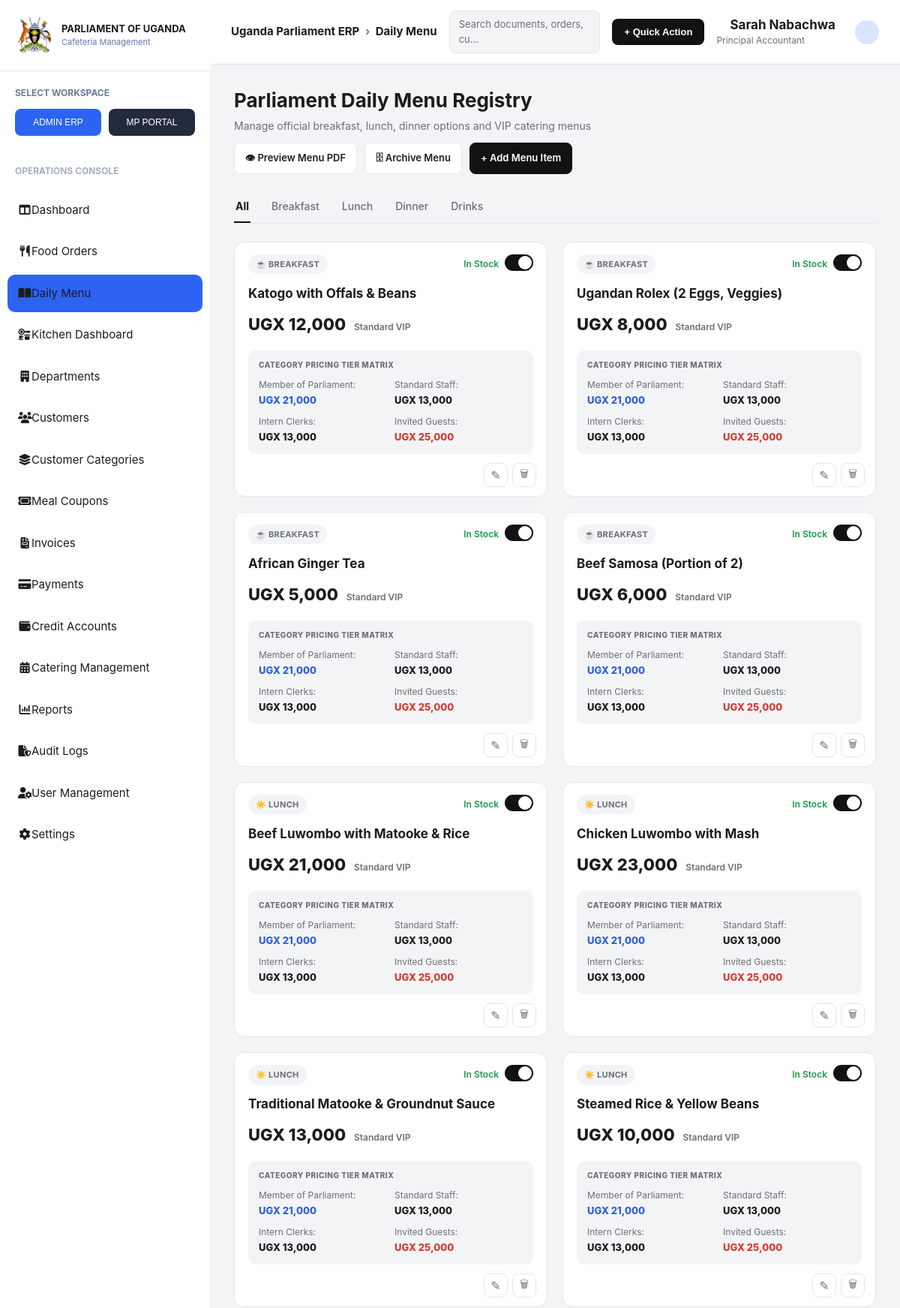
The page /daily_menu.php (upper part) on the database its author committed.
### tables this page shows
CREATE TABLE IF NOT EXISTS food_items (
    item_id     INT AUTO_INCREMENT PRIMARY KEY,
    menu_id     INT NOT NULL,
    name        VARCHAR(150) NOT NULL,
    meal_type   ENUM('breakfast','lunch','dinner','drinks') NOT NULL,   
    base_price  DECIMAL(10,2) NOT NULL,                                 
    in_stock    TINYINT(1) NOT NULL DEFAULT 1,                          
    CONSTRAINT fk_fooditems_menu FOREIGN KEY (menu_id)
        REFERENCES daily_menus(menu_id) ON DELETE CASCADE
);

CREATE TABLE IF NOT EXISTS item_category_prices (
    price_id     INT AUTO_INCREMENT PRIMARY KEY,
    item_id      INT NOT NULL,
    category_id  INT NOT NULL,
    price        DECIMAL(10,2) NOT NULL,
    CONSTRAINT fk_icp_item FOREIGN KEY (item_id) REFERENCES food_items(item_id) ON DELETE CASCADE,
    CONSTRAINT fk_icp_category FOREIGN KEY (category_id) REFERENCES customer_categories(category_id) ON DELETE CASCADE,
    UNIQUE KEY uniq_item_category (item_id, category_id)
);

CREATE TABLE IF NOT EXISTS customer_categories (
    category_id     INT AUTO_INCREMENT PRIMARY KEY,
    name            VARCHAR(100) NOT NULL,       
    standard_price  DECIMAL(10,2) NOT NULL DEFAULT 0
);

### app/controllers/DailyMenuController.php (called while the page is built, shortened)
<?php
class DailyMenuController
{
    private \PDO $pdo;
    public function __construct(\PDO $pdo)
    {
        $this->pdo = $pdo;
    }
    public function getMenuData(string $menuDate, string $activeTab): array
    {
        $items = [];
        $pricesByItem = [];
        $menu = null;
        $error = null;
        try {
            $menuStmt = $this->pdo->prepare('SELECT menu_id, menu_date FROM daily_menus WHERE menu_date = ?');
            $menuStmt->execute([$menuDate]);
            $menu = $menuStmt->fetch(\PDO::FETCH_ASSOC);
            if ($menu) {
                $sql = 'SELECT item_id, name, meal_type, base_price, in_stock
                        FROM food_items
                        WHERE menu_id = :menu_id';
                $params = ['menu_id' => $menu['menu_id']];
                $sql .= ' ORDER BY FIELD(meal_type, "breakfast","lunch","dinner","drinks"), item_id';
                $stmt = $this->pdo->prepare($sql);
                $stmt->execute($params);
                $items = $stmt->fetchAll(\PDO::FETCH_ASSOC);
                if ($items) {
                    $itemIds = array_column($items, 'item_id');
                    $in = implode(',', array_fill(0, count($itemIds), '?'));
                    $priceSql =
                        "SELECT icp.item_id, cc.category_id, cc.name AS category_name, icp.price
                         FROM item_category_prices icp
                         JOIN customer_categories cc ON cc.category_id = icp.category_id
                         WHERE icp.item_id IN ($in)
                         ORDER BY cc.category_id";
                    $priceStmt = $this->pdo->prepare($priceSql);
                    $priceStmt->execute($itemIds);
                    foreach ($priceStmt->fetchAll(\PDO::FETCH_ASSOC) as $row) {
                        $pricesByItem[$row['item_id']][] = $row;
                    }
                }
            }
        } catch (\PDOException $e) {
            $error = $e->getMessage();
            $menu = null;
            $items = [];
            $pricesByItem = [];
        }
        return [$menu, $items, $pricesByItem, $error];
    }
}

### public/daily_menu.php (the view, shortened to what this page needs)
<?php
$current = basename($_SERVER['PHP_SELF']);
require_once __DIR__ . '/../config/database.php';
require_once __DIR__ . '/../app/controllers/DailyMenuController.php';
try {
    $pdo = new PDO("mysql:host=$host;dbname=$db;charset=utf8mb4", $user, $pass, [
        PDO::ATTR_ERRMODE => PDO::ERRMODE_EXCEPTION,
        PDO::ATTR_DEFAULT_FETCH_MODE => PDO::FETCH_ASSOC,
    ]);
} catch (Exception $e) {
    die('Database Connection Failed.');
}
function h($s): string
{
    return htmlspecialchars((string)$s, ENT_QUOTES | ENT_SUBSTITUTE, 'UTF-8');
}
function money(float $v): string
{
    return number_format($v, 0, '.', ',');
}
$controller = new DailyMenuController($pdo);
$controller->handlePost();
$validTabs = ['all', 'breakfast', 'lunch', 'dinner', 'drinks'];
$activeTab = strtolower($_GET['meal_type'] ?? 'all');
$menuDate = $_GET['menu_date'] ?? date('Y-m-d');
[$menu, $items, $pricesByItem, $dbError] = $controller->getMenuData($menuDate, $activeTab);
$mealMeta = [
    'breakfast' => ['label' => 'BREAKFAST', 'icon' => '☕'],
    'lunch'     => ['label' => 'LUNCH',     'icon' => '☀️'],
    'dinner'    => ['label' => 'DINNER',    'icon' => '🍲'],
    'drinks'    => ['label' => 'DRINKS',    'icon' => '🥤'],
];
function tier_color(string $categoryName): string
{
    $name = strtolower($categoryName);
    if (str_contains($name, 'parliament')) {
        return 'tier-blue';
    }
    if (str_contains($name, 'guest')) {
        return 'tier-red';
    }
    return 'tier-default';
}
?>
<!DOCTYPE html>
<html lang="en">
<head>
    <link rel="stylesheet" href="css/dash.css">
    <link rel="stylesheet" href="https://cdnjs.cloudflare.com/ajax/libs/font-awesome/6.7.2/css/all.min.css">
</head>
<body>
    <div class="dashboard">
        <?php include __DIR__ . '/partials/sidebar.php'; ?>
        <div class="main">
            <div class="topbar">
                <div class="brand">Uganda Parliament ERP <span>›</span> Daily Menu</div>
                <div class="search">Search documents, orders, cu...</div>
                <button class="quick-action">+ Quick Action</button>
                <div class="user">
                    <div>
                        <span class="name">Sarah Nabachwa</span>
                        <span class="role">Principal Accountant</span>
                    </div>
                    <div class="avatar"></div>
                </div>
            </div>
            <div class="page">
                <div class="page-head">
                    <div>
                        <h1>Parliament Daily Menu Registry</h1>
                        <p>Manage official breakfast, lunch, dinner options and VIP catering menus</p>
                    </div>
                    <div class="head-actions">
                        <a class="btn" href="preview_menu_pdf.php?menu_date=<?= h($menuDate) ?>">👁 Preview Menu PDF</a>
                        <a class="btn" href="archive_menu.php">🗄 Archive Menu</a>
                        <a class="btn dark" href="edit_item.php?menu_date=<?= h($menuDate) ?>">+ Add Menu Item</a>
                    </div>
                </div>
                <div class="tabs">
                    <?php foreach ($validTabs as $tab): ?>
                        <a href="?meal_type=<?= h($tab) ?>&menu_date=<?= h($menuDate) ?>"
                            class="<?= $tab === $activeTab ? 'active' : '' ?>">
                            <?= $tab === 'all' ? 'All' : ucfirst($tab) ?>
                        </a>
                    <?php endforeach; ?>
                </div>
                <div class="grid">
                    <?php if (!empty($dbError)): ?>
                        <div class="empty">Database error: <?= $dbError ?>. Import <a href="../database/parliament_cafeteria.sql">database/parliament_cafeteria.sql</a> and try again.</div>
                    <?php elseif (!$menu): ?>
                        <div class="empty">No menu has been set up for <?= h($menuDate) ?> yet.</div>
                    <?php elseif (!$items): ?>
                        <div class="empty">No items in this category yet. Use "Add Menu Item" to create one.</div>
                    <?php else: ?>
                        <?php foreach ($items as $item): ?>
                            <?php $meta = $mealMeta[$item['meal_type']]; ?>
                            <div class="card">
                                <div class="card-top">
                                    <span class="badge"><?= $meta['icon'] ?> <?= h($meta['label']) ?></span>
                                    <div class="stock">
                                        In Stock
                                        <form class="inline" method="post">
                                            <button type="submit"
                                                class="toggle <?= $item['in_stock'] ? 'on' : '' ?>"
                                                aria-label="Toggle stock status"></button>
                                        </form>
                                    </div>
                                </div>
                                <div class="name"><?= h($item['name']) ?></div>
                                <div class="price">
                                    UGX <?= money((float) $item['base_price']) ?>
                                    <small>Standard VIP</small>
                                </div>
                                <?php if (!empty($pricesByItem[$item['item_id']])): ?>
                                    <div class="matrix">
                                        <div class="matrix-title">CATEGORY PRICING TIER MATRIX</div>
                                        <div class="matrix-grid">
                                            <?php foreach ($pricesByItem[$item['item_id']] as $tier): ?>
                                                <div class="<?= tier_color($tier['category_name']) ?>">
                                                    <div class="cat"><?= h($tier['category_name']) ?>:</div>
                                                    <div class="amt">UGX <?= money((float) $tier['price']) ?></div>
                                                </div>
                                            <?php endforeach; ?>
                                        </div>
                                    </div>
                                <?php endif; ?>
                                <div class="card-actions">
                                    <a class="icon-btn" href="edit_item.php?id=<?= (int) $item['item_id'] ?>" title="Edit">✎</a>
                                    <form class="inline" method="post"
                                        onsubmit="return confirm('Delete this menu item?');">
                                        <button type="submit" class="icon-btn" title="Delete">🗑</button>
                                    </form>
                                </div>
                            </div>
                        <?php endforeach; ?>
                    <?php endif; ?>
                </div>
            </div>
        </div>
    </div>
</body>
</html>

### public/partials/sidebar.php (shortened to what this page needs)
<?php
$current = $current ?? basename($_SERVER['PHP_SELF']);
?>
<aside class="sidebar">
    <div class="logo">
        <img src="assets/coat.jpeg" alt="Coat of Arms">
        <div>
            <h3>PARLIAMENT OF UGANDA</h3>
            <p>Cafeteria Management</p>
        </div>
    </div>
    <div class="workspace">
        <h5>SELECT WORKSPACE</h5>
        <div class="workspace-buttons">
            <button class="active">ADMIN ERP</button>
            <button>MP PORTAL</button>
        </div>
    </div>
    <div class="menu-title">OPERATIONS CONSOLE</div>
    <ul class="menu">
        <li class="<?= $current === 'dashboard.php' ? 'active' : '' ?>">
            <a href="dashboard.php"><i class="fa-solid fa-table-columns"></i>Dashboard</a>
        </li>
        <li class="<?= $current === 'food_orders.php' ? 'active' : '' ?>">
            <a href="food_orders.php"><i class="fa-solid fa-utensils"></i>Food Orders</a>
        </li>
        <li class="<?= $current === 'daily_menu.php' ? 'active' : '' ?>">
            <a href="daily_menu.php"><i class="fa-solid fa-book-open"></i>Daily Menu</a>
        </li>
        <li class="<?= $current === 'kitchen_dashboard.php' ? 'active' : '' ?>">
            <a href="kitchen_dashboard.php"><i class="fa-solid fa-kitchen-set"></i>Kitchen Dashboard</a>
        </li>
        <li class="<?= $current === 'departments.php' ? 'active' : '' ?>">
            <a href="departments.php"><i class="fa-solid fa-building"></i>Departments</a>
        </li>
        <li class="<?= $current === 'customers.php' ? 'active' : '' ?>">
            <a href="customers.php"><i class="fa-solid fa-users"></i>Customers</a>
        </li>
        <li class="<?= $current === 'customer_categories.php' ? 'active' : '' ?>">
            <a href="customer_categories.php"><i class="fa-solid fa-layer-group"></i>Customer Categories</a>
        </li>
        <li class="<?= $current === 'meal_coupons.php' ? 'active' : '' ?>">
            <a href="meal_coupons.php"><i class="fa-solid fa-ticket"></i>Meal Coupons</a>
        </li>
        <li class="<?= $current === 'invoices.php' ? 'active' : '' ?>">
            <a href="invoices.php"><i class="fa-solid fa-file-invoice"></i>Invoices</a>
        </li>
        <li class="<?= $current === 'payments.php' ? 'active' : '' ?>">
            <a href="payments.php"><i class="fa-solid fa-credit-card"></i>Payments</a>
        </li>
        <li class="<?= $current === 'credit_accounts.php' ? 'active' : '' ?>">
            <a href="credit_accounts.php"><i class="fa-solid fa-wallet"></i>Credit Accounts</a>
        </li>
        <li class="<?= $current === 'catering_management.php' ? 'active' : '' ?>">
            <a href="catering_management.php"><i class="fa-solid fa-calendar-days"></i>Catering Management</a>
        </li>
        <li class="<?= $current === 'reports.php' ? 'active' : '' ?>">
            <a href="reports.php"><i class="fa-solid fa-chart-column"></i>Reports</a>
        </li>
        <li class="<?= $current === 'audit_logs.php' ? 'active' : '' ?>">
            <a href="audit_logs.php"><i class="fa-solid fa-file-shield"></i>Audit Logs</a>
        </li>
        <li class="<?= $current === 'user_management.php' ? 'active' : '' ?>">
            <a href="user_management.php"><i class="fa-solid fa-user-gear"></i>User Management</a>
        </li>
        <li class="<?= $current === 'settings.php' ? 'active' : '' ?>">
            <a href="settings.php"><i class="fa-solid fa-gear"></i>Settings</a>
        </li>
    </ul>
</aside>

### public/css/dash.css (style rules this page uses)
* { margin: 0; padding: 0; box-sizing: border-box; }
:root { --primary: #2d63f3; --dark: #181f2e; --dark2: #222b3d; --light: #f5f7fb; --white: #ffffff; --border: #e3e8f0; --text: #39475a; --shadow: 0 8px 25px rgba(0, 0, 0, 0.08); }
body { font-family: "Inter", sans-serif; font-size: 16px; line-height: 1.5; background: var(--light); overflow: auto; }
.dashboard { display: grid; grid-template-columns: 280px 1fr; height: 100vh; }
.sidebar { background: var(--white); color: var(--text); width: 280px; display: flex; flex-direction: column; justify-content: space-between; }
.logo { display: flex; align-items: center; gap: 12px; padding: 22px; border-bottom: 1px solid rgba(0, 0, 0, 0.08); }
.logo img { width: 48px; }
.logo h3 { font-size: 13px; font-weight: 700; }
.logo p { font-size: 11px; color: #5f78b0; }
.workspace { padding: 20px; }
.workspace h5 { color: #6b7a99; font-size: 12px; margin-bottom: 12px; }
.workspace-buttons { display: flex; gap: 10px; }
.workspace-buttons button { flex: 1; border: none; padding: 11px; border-radius: 8px; cursor: pointer; font-size: 12px; background: var(--dark2); color: white; }
.workspace-buttons button.active { background: var(--primary); }
.menu-title { padding: 18px 20px; color: #9ca7ba; font-size: 12px; font-weight: 600; }
.menu { list-style: none; padding: 0 10px; flex: 1; overflow-y: auto; }
.menu li { display: flex; align-items: center; gap: 15px; padding: 14px; border-radius: 10px; margin-bottom: 5px; cursor: pointer; transition: 0.3s; font-size: 15px; }
.menu li.active { background: var(--primary); }
.menu li a { color: inherit; text-decoration: none; }
.menu li i { width: 18px; text-align: center; }
.main { display: flex; flex-direction: column; }
.avatar { width: 45px; height: 45px; border-radius: 50%; background: var(--primary); color: white; display: flex; justify-content: center; align-items: center; font-weight: bold; font-size: 18px; }

### rows shown on the page
food_items: meal_type "☕", meal_type "BREAKFAST", in_stock 1 (drawn), name "Katogo with Offals & Beans", base_price "12,000"
item_category_prices: category.name "Member of Parliament", price "21,000"
item_category_prices: category.name "Standard Staff", price "13,000"
item_category_prices: category.name "Intern Clerks", price "13,000"
item_category_prices: category.name "Invited Guests", price "25,000"
food_items: meal_type "☕", meal_type "BREAKFAST", in_stock 1 (drawn), name "Ugandan Rolex (2 Eggs, Veggies)", base_price "8,000"
item_category_prices: category.name "Member of Parliament", price "21,000"
item_category_prices: category.name "Standard Staff", price "13,000"
item_category_prices: category.name "Intern Clerks", price "13,000"
item_category_prices: category.name "Invited Guests", price "25,000"
food_items: meal_type "☕", meal_type "BREAKFAST", in_stock 1 (drawn), name "African Ginger Tea", base_price "5,000"
item_category_prices: category.name "Member of Parliament", price "21,000"
item_category_prices: category.name "Standard Staff", price "13,000"
item_category_prices: category.name "Intern Clerks", price "13,000"
item_category_prices: category.name "Invited Guests", price "25,000"
food_items: meal_type "☕", meal_type "BREAKFAST", in_stock 1 (drawn), name "Beef Samosa (Portion of 2)", base_price "6,000"
item_category_prices: category.name "Member of Parliament", price "21,000"
item_category_prices: category.name "Standard Staff", price "13,000"
item_category_prices: category.name "Intern Clerks", price "13,000"
item_category_prices: category.name "Invited Guests", price "25,000"
food_items: meal_type "☀️", meal_type "LUNCH", in_stock 1 (drawn), name "Beef Luwombo with Matooke & Rice", base_price "21,000"
item_category_prices: category.name "Member of Parliament", price "21,000"
item_category_prices: category.name "Standard Staff", price "13,000"
item_category_prices: category.name "Intern Clerks", price "13,000"
item_category_prices: category.name "Invited Guests", price "25,000"
food_items: meal_type "☀️", meal_type "LUNCH", in_stock 1 (drawn), name "Chicken Luwombo with Mash", base_price "23,000"
item_category_prices: category.name "Member of Parliament", price "21,000"
item_category_prices: category.name "Standard Staff", price "13,000"
item_category_prices: category.name "Intern Clerks", price "13,000"
item_category_prices: category.name "Invited Guests", price "25,000"
food_items: meal_type "☀️", meal_type "LUNCH", in_stock 1 (drawn), name "Traditional Matooke & Groundnut Sauce", base_price "13,000"
item_category_prices: category.name "Member of Parliament", price "21,000"
item_category_prices: category.name "Standard Staff", price "13,000"
item_category_prices: category.name "Intern Clerks", price "13,000"
item_category_prices: category.name "Invited Guests", price "25,000"
food_items: meal_type "☀️", meal_type "LUNCH", in_stock 1 (drawn), name "Steamed Rice & Yellow Beans", base_price "10,000"
item_category_prices: category.name "Member of Parliament", price "21,000"
item_category_prices: category.name "Standard Staff", price "13,000"
item_category_prices: category.name "Intern Clerks", price "13,000"
item_category_prices: category.name "Invited Guests", price "25,000"

### other values the page prints
$tab "Breakfast"
$tab "Lunch"
$tab "Dinner"
$tab "Drinks"
